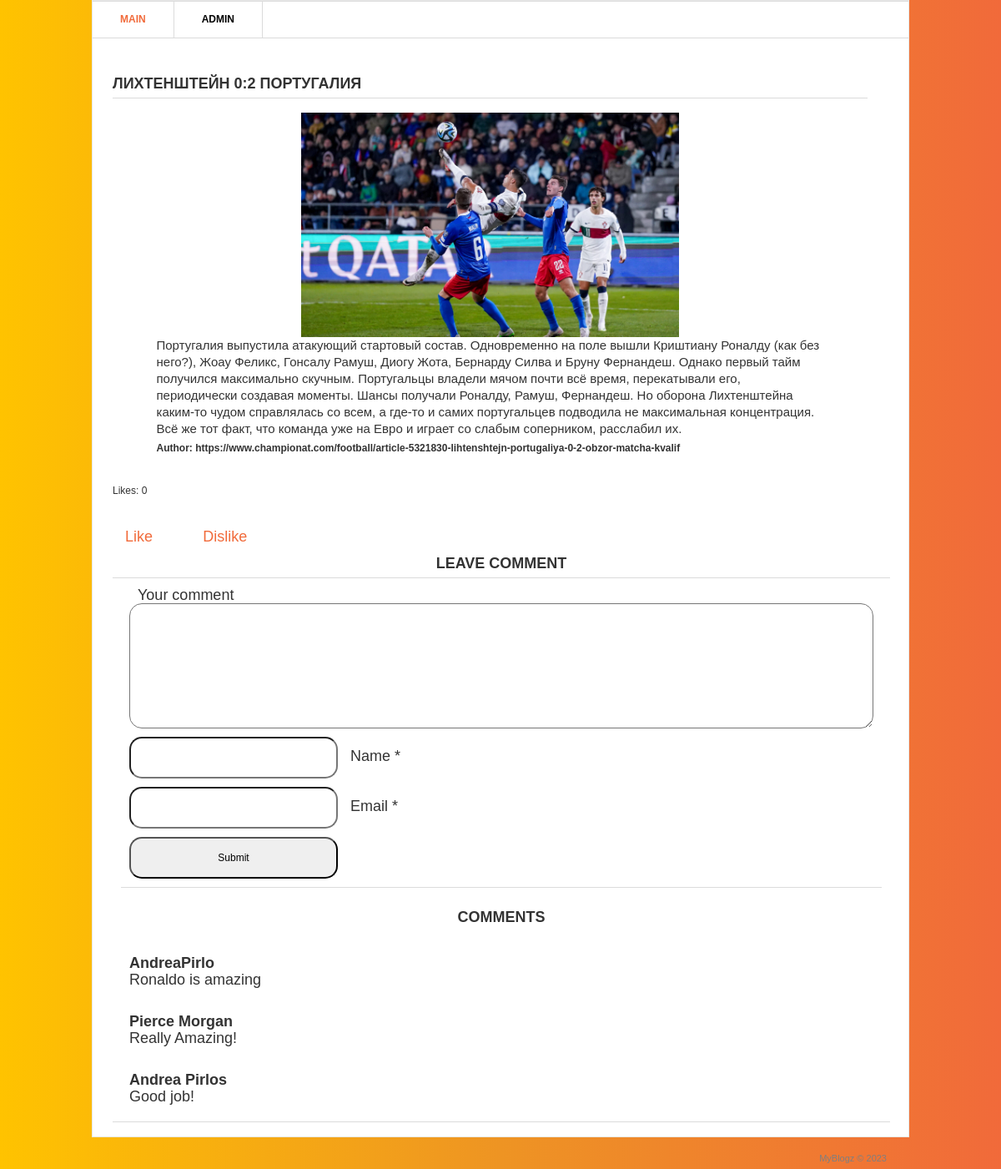
Page /2/ on the committed database.
### blogg/models.py (models this page shows, shortened)
class Post(models.Model):
    title = models.CharField('Heading', max_length=100)
    textContent = models.TextField('Text')
    author = models.CharField('Author', max_length=100)
    date = models.DateField('Date of publication')
    image = models.ImageField('Images', upload_to='image/%Y')
    class Meta:
        verbose_name = 'Record'
        verbose_name_plural = 'Records'

class Comments(models.Model):
    email = models.EmailField()
    name = models.CharField('Name', max_length=50)
    text_comments = models.TextField('Comment Text', max_length=2000)
    post = models.ForeignKey(Post, verbose_name='Publication', on_delete=models.CASCADE)
    class Meta:
        verbose_name = 'Comment'
        verbose_name_plural = 'Comments'

### blogg/views.py (the view)
# urls.py: path('<int:pk>/', views.PostDetail.as_view()),
class PostDetail(View):
    def get(self, request, pk):
        post = Post.objects.get(id=pk)
        return render(request, 'blog/blog_detail.html', {'post': post})

### templates/blog/blog_detail.html (shortened to what this page needs)
{% load static %}
<html>
<head>
	<link rel="stylesheet" href="{% static 'css/style.css' %}" type="text/css" media="all" />
</head>
<body>
<div class="shell">
	<div class="border">
		<div id="navigation">
			<ul>
			    <li><a href="/" class="active">Main</a></li>
			    <li><a href="/admin">Admin</a></li>
			</ul>
		</div>
		<div id="main">
			<div id="content" class="left">
				<div class="projects">
					<h3>{{ post.title }}</h3>
                  <p align="center">
                    <img src="{{ post.image.url }}" width="50%" />
                  </p>
					<div class="item">
						<div class="text center">
							<p class="text_content">{{ post.textContent }}</p>
							<p class="author">Author: {{ post.author }} </p>
						</div>
					</div>
				</div>
			</div>
			<div>
				<br>
				<p>Likes: {{ post.likes_set.all.count }}</p>
				<br>
				<a href="{% url 'add_likes' post.id %}" class="like">Like</a>
				<a href="{% url 'del_likes' post.id %}" class="dislike">Dislike</a>
			</div>
			<div class="form_comment">
				<h3>Leave comment</h3>
				<div>
					<form action="{% url 'add_comments' post.id %}" method="post">
						<div>
							<label>Your comment</label>
							<textarea name="text_comments"></textarea>
						</div>
						<div>
							<input type="text" name="name">
							<label>Name *</label>
						</div>
						<div>
							<input type="email" name="email">
							<label>Email *</label>
						</div>
						<div>
							<input type="submit">
						</div>
					</form>
				</div>
				<div class="cl">&nbsp;</div>
			</div>
			<div>
				<p class="comments_p">COMMENTS</p>
				<div>
					{% for comment in post.comments_set.all %}
					<div class="view_comment">
						<h4>{{ comment.name }}</h4>
						<p>
							{{ comment.text_comments }}
						</p>
					</div>
					{% endfor %}
				</div>
			</div>
			<div class="cl">&nbsp;</div>
		</div>
	</div>
	<div id="footer">
		<p class="copy right">MyBlogz &copy;  2023 </p>
	</div>
</div>
</body>
</html>

### static/css/style.css (style rules this page uses)
* { margin: 0; padding: 0; outline:0; }
body { font-size: 12px; line-height: 20px; font-family: Georgia, Arial, Helvetica, Sans-Serif; color: #333; background: linear-gradient(to left, #F16A3A, #EE9423, #FFC300); }
a { color: #F16A3A; text-decoration: none; cursor:pointer; }
input, textarea, select { font-family: Arial, Helvetica, sans-serif; font-size:12px; }
textarea { overflow:auto; }
.cl { display: block; height: 0; font-size: 0; line-height: 0; text-indent: -4000px; border-bottom: 1px solid #dbdbdb; clear: both; }
.left, .alignleft { float: left; display: inline; }
.right, .alignright { float: right; display: inline; }
.center { margin: 0 auto }
.shell { width: 980px; margin: 0 auto; }
.border { border: 1px solid #e8e8e8; background: #fff; position: relative; }
#navigation { height: 43px; border-top: 1px solid #dbdbdb; border-bottom: 1px solid #dbdbdb; }
#navigation ul { list-style: none; }
#navigation ul li { float: left; height: 43px; border-right: 1px solid #dbdbdb; font-size: 12px; line-height: 43px; font-weight: bold; text-transform: uppercase; }
#navigation ul li a { float: left; height: 43px; color: #000; padding: 0 33px; }
#navigation ul li a:hover, #navigation ul li a.active { color: #F16A3A; text-decoration: none; }
#main { width: 932px; padding: 37px 24px 17px 24px; }
#main h3 { font-size: 18px; line-height: 15px; color: #333; text-transform: uppercase; border-bottom: 1px solid #dbdbdb; padding: 0 0 9px 0; }
#content { width: 905px; }
.projects { padding: 10px 0 0 0; }
.projects h3 { margin: 0 0 17px 0; }
.projects .item { margin: 0 0 28px 0; }
.projects .text { width: 800px; }
.projects .text p { padding: 0 0 3px 0; }
#footer { font-family: Arial, sans-serif; font-size: 11px; line-height: 14px; color: #7f7f7f; padding: 18px 27px 20px 38px; }
.text_content { font-size: 15px; }
.author { font-weight: bold; }
.like { border-radius: 15px; padding: 15px; height: 20px; width: 60px; font-size: 18px; display: inline-block; }
.dislike { border-radius: 15px; padding: 15px; height: 20px; width: 60px; font-size: 18px; display: inline-block; }
.form_comment { font-size: 18px; }
.form_comment label { margin: 10px 10px; }
.form_comment input { border-radius: 15px; padding: 15px; height: 50px; width: 250px; }
.form_comment textarea { border-radius: 15px; padding: 15px; height: 150px; width: 100%; resize: vertical; }
.form_comment div { margin: 10px; }
.form_comment h3 { text-align: center; padding: 15px; }
.comments_p { text-align: center; padding: 15px; font-size: 18px; font-weight: bold; }
.view_comment { padding: 10px; margin: 10px; font-size: 18px; border-radius: 15px; }

### rows in the picture
Post: title "ЛИХТЕНШТЕЙН 0:2 ПОРТУГАЛИЯ", image (picture), textContent "Португалия выпустила атакующий стартовый состав. Одновременно на поле вышли Криштиану Роналду (как без него?), Жоау Феликс, Гонсалу Рамуш, Диогу Жота, Бернарду Силва и Бруну Фернандеш. Однако первый тайм получился максимально скучным. Португальцы владели мячом почти всё время, перекатывали его, периодически создавая моменты. Шансы получали Роналду, Рамуш, Фернандеш. Но оборона Лихтенштейна каким-то чудом справлялась со всем, а где-то и самих португальцев подводила не максимальная концентрация. Всё же тот факт, что команда уже на Евро и играет со слабым соперником, расслабил их.", author "https://www.championat.com/football/article-5321830-lihtenshtejn-portugaliya-0-2-obzor-matcha-kvalif", likes_set.all.count "0"
Comments: name "AndreaPirlo", text_comments "Ronaldo is amazing"
Comments: name "Pierce Morgan", text_comments "Really Amazing!"
Comments: name "Andrea Pirlos", text_comments "Good job!"
